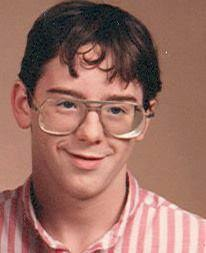
#> input picture reunion/build/mem_photos/thomas-morgan.jpg, 206 x 253 px
$ python -i generate.py   (imports and definitions only)
#> lines starting #> are read from the running program, lines starting #| are printed output that depends on the picture
#!/usr/bin/env python3
"""
Generate reunion/data/class-data.js from the Class Creator export.

Reads the Classmates CSV + the three photo sets, matches photos to people by
name, copies them to clean web-safe filenames keyed by Member ID, and writes
the site data file.

PRIVACY: street address, phone numbers, email, and full birth dates are
intentionally NOT written to the public data file. City/State and reunion-
appropriate profile fields are kept.
"""
import csv, os, re, json, shutil, unicodedata, collections, html
from PIL import Image, ImageOps, ImageEnhance

ROOT = os.path.dirname(os.path.dirname(os.path.abspath(__file__)))

# Portraits & life photos recovered from the In Memory PDF, keyed by
# normalized "lastname|firstname". Files live in build/mem_photos/.
MEM_EXTRAS = {
    "morgan|thomas": {"portrait": "thomas-morgan.jpg",
                      "gallery": ["thomas-morgan.jpg", "thomas-morgan-2.jpg"]},
    "stamey|jimmy": {"portrait": "jimmy-stamey.jpg",
                     "gallery": ["jimmy-stamey.jpg", "jimmy-stamey-2.jpg",
                                 "jimmy-stamey-candid-1.jpg", "jimmy-stamey-candid-2.jpg",
                                 "jimmy-stamey-candid-3.jpg"]},
    "grey|anita": {"gallery": ["anita-grey.jpg"]},
    "smithperry|crystal": {"gallery": ["crystal-smith-perry.jpg"]},
}
SRC_CSV = os.environ.get("CSV_PATH")
PH = os.path.join(ROOT, "assets", "photos")          # extracted source photos
IMG = os.path.join(ROOT, "assets", "img")            # clean output photos
OUT = os.path.join(ROOT, "data", "class-data.js")

# ---------------------------------------------------------------- helpers ----
# [7 lines left out: function norm, not called in this run]

def first_tok(s):
    p = re.split(r"\s+", (s or "").strip())
    return p[0] if p and p[0] else ""

# [104 lines left out: functions clean, person_keys, photo_keys, index_flat, index_dirs, merge_dupes and 1 more, not called in this run]

def enhance_photo(path):
    """Gentle, face-safe cleanup for old scanned portraits: per-channel
    auto-levels (neutralizes red/yellow casts + restores contrast), then a
    touch of color, contrast, and sharpness. Global tone only."""
#> called with path = 'mem_photos/thomas-morgan.jpg'
    try:
        im = Image.open(path).convert("RGB")
#> im is the input picture: PIL image 206x253 RGB; mean R, G, B 154.6, 110.5, 99.6
    except Exception:
        return
    lv = ImageOps.autocontrast(im, cutoff=0.75)
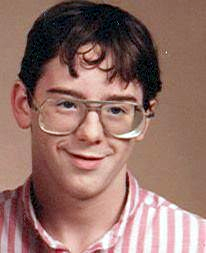
#> lv: PIL image 206x253 RGB; mean R, G, B 147.5, 112, 103.8
    im = Image.blend(im, lv, 0.85)
    im = ImageEnhance.Color(im).enhance(1.07)
    im = ImageEnhance.Contrast(im).enhance(1.03)
    im = ImageEnhance.Sharpness(im).enhance(1.15)
    im.save(path, quality=90)

# [7 lines left out: function copy_img, not called in this run]

def ext_of(p):
    e = os.path.splitext(p)[1].lower()
    return ".jpg" if e in ("", ".jpeg") else e

# ------------------------------------------------------------------- main ----
# [114 lines left out: function build, not called in this run]

# [2 lines not run here, left out]

>>> result = enhance_photo('mem_photos/thomas-morgan.jpg')
